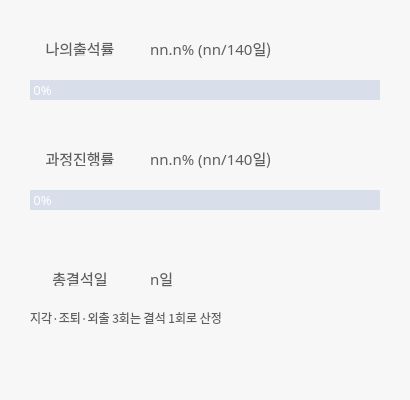
       <widget class="QFrame" name="frame_8">
        <property name="geometry">
         <rect>
          <x>20</x>
          <y>840</y>
          <width>410</width>
          <height>400</height>
         </rect>
        </property>
        <property name="minimumSize">
         <size>
          <width>410</width>
          <height>400</height>
         </size>
        </property>
        <property name="maximumSize">
         <size>
          <width>410</width>
          <height>400</height>
         </size>
        </property>
        <property name="font">
         <font>
          <family>맑은 고딕</family>
         </font>
        </property>
        <property name="styleSheet">
         <string notr="true">background-color: rgb(247, 247, 247);</string>
        </property>
        <widget class="QWidget" name="widget_2" native="true">
         <property name="geometry">
          <rect>
           <x>20</x>
           <y>30</y>
           <width>121</width>
           <height>38</height>
          </rect>
         </property>
         <property name="font">
          <font>
           <family>맑은 고딕</family>
          </font>
         </property>
         <widget class="QLabel" name="label_46">
          <property name="geometry">
           <rect>
            <x>0</x>
            <y>0</y>
            <width>120</width>
            <height>36</height>
           </rect>
          </property>
          <property name="font">
           <font>
            <family>맑은 고딕</family>
           </font>
          </property>
          <property name="text">
           <string/>
          </property>
          <property name="pixmap">
           <pixmap>src/icon06.png</pixmap>
          </property>
          <property name="scaledContents">
           <bool>true</bool>
          </property>
         </widget>
         <widget class="QLabel" name="label_47">
          <property name="geometry">
           <rect>
            <x>10</x>
            <y>10</y>
            <width>100</width>
            <height>16</height>
           </rect>
          </property>
          <property name="font">
           <font>
            <family>맑은 고딕</family>
            <pointsize>11</pointsize>
           </font>
          </property>
          <property name="styleSheet">
           <string notr="true">background-color: rgba(255, 255, 255, 0);
color: rgb(94, 94, 94);</string>
          </property>
          <property name="text">
           <string>나의출석률</string>
          </property>
          <property name="alignment">
           <set>Qt::AlignCenter</set>
          </property>
         </widget>
        </widget>
        <widget class="QLabel" name="label_attendance_rate">
         <property name="geometry">
          <rect>
           <x>150</x>
           <y>30</y>
           <width>200</width>
           <height>36</height>
          </rect>
         </property>
         <property name="font">
          <font>
           <family>맑은 고딕</family>
           <pointsize>11</pointsize>
          </font>
         </property>
         <property name="styleSheet">
          <string notr="true">background-color: rgba(255, 255, 255, 0);
color: rgb(94, 94, 94);</string>
         </property>
         <property name="text">
          <string>nn.n% (nn/140일)</string>
         </property>
         <property name="alignment">
          <set>Qt::AlignLeading|Qt::AlignLeft|Qt::AlignVCenter</set>
         </property>
        </widget>
        <widget class="QWidget" name="widget_9" native="true">
         <property name="geometry">
          <rect>
           <x>20</x>
           <y>140</y>
           <width>121</width>
           <height>38</height>
          </rect>
         </property>
         <property name="font">
          <font>
           <family>맑은 고딕</family>
          </font>
         </property>
         <widget class="QLabel" name="label_51">
          <property name="geometry">
           <rect>
            <x>0</x>
            <y>0</y>
            <width>120</width>
            <height>36</height>
           </rect>
          </property>
          <property name="font">
           <font>
            <family>맑은 고딕</family>
           </font>
          </property>
          <property name="text">
           <string/>
          </property>
          <property name="pixmap">
           <pixmap>src/icon06.png</pixmap>
          </property>
          <property name="scaledContents">
           <bool>true</bool>
          </property>
         </widget>
         <widget class="QLabel" name="label_52">
          <property name="geometry">
           <rect>
            <x>10</x>
            <y>10</y>
            <width>100</width>
            <height>16</height>
           </rect>
          </property>
          <property name="font">
           <font>
            <family>맑은 고딕</family>
            <pointsize>11</pointsize>
           </font>
          </property>
          <property name="styleSheet">
           <string notr="true">background-color: rgba(255, 255, 255, 0);
color: rgb(94, 94, 94);</string>
          </property>
          <property name="text">
           <string>과정진행률</string>
          </property>
          <property name="alignment">
           <set>Qt::AlignCenter</set>
          </property>
         </widget>
        </widget>
        <widget class="QLabel" name="label_process_progress">
         <property name="geometry">
          <rect>
           <x>150</x>
           <y>140</y>
           <width>200</width>
           <height>36</height>
          </rect>
         </property>
         <property name="font">
          <font>
           <family>맑은 고딕</family>
           <pointsize>11</pointsize>
          </font>
         </property>
         <property name="styleSheet">
          <string notr="true">background-color: rgba(255, 255, 255, 0);
color: rgb(94, 94, 94);</string>
         </property>
         <property name="text">
          <string>nn.n% (nn/140일)</string>
         </property>
         <property name="alignment">
          <set>Qt::AlignLeading|Qt::AlignLeft|Qt::AlignVCenter</set>
         </property>
        </widget>
        <widget class="QProgressBar" name="graph_attendance_rate">
         <property name="geometry">
          <rect>
           <x>30</x>
           <y>80</y>
           <width>350</width>
           <height>20</height>
          </rect>
         </property>
         <property name="font">
          <font>
           <family>맑은 고딕</family>
           <pointsize>10</pointsize>
          </font>
         </property>
         <property name="styleSheet">
          <string notr="true">QProgressBar
{
    background-color: rgb(216, 222, 234);
    color:rgb(200,200,200);
    border-style: none;
	text-align: left;
	color: white;
}
QProgressBar::chunk 
{
    border-bottom-right-radius: 10px;
    border-top-right-radius: 10px;
    background-color: rgb(65, 113, 223);
}</string>
         </property>
         <property name="minimum">
          <number>0</number>
         </property>
         <property name="maximum">
          <number>140</number>
         </property>
         <property name="value">
          <number>0</number>
         </property>
         <property name="textVisible">
          <bool>true</bool>
         </property>
         <property name="orientation">
          <enum>Qt::Horizontal</enum>
         </property>
         <property name="invertedAppearance">
          <bool>false</bool>
         </property>
         <property name="textDirection">
          <enum>QProgressBar::TopToBottom</enum>
         </property>
         <property name="format">
          <string> %p%</string>
         </property>
        </widget>
        <widget class="QProgressBar" name="graph_process_progress">
         <property name="geometry">
          <rect>
           <x>30</x>
           <y>190</y>
           <width>350</width>
           <height>20</height>
          </rect>
         </property>
         <property name="font">
          <font>
           <family>맑은 고딕</family>
           <pointsize>10</pointsize>
           <weight>50</weight>
           <italic>false</italic>
           <bold>false</bold>
          </font>
         </property>
         <property name="styleSheet">
          <string notr="true">QProgressBar
{
    background-color: rgb(216, 222, 234);
    color:rgb(200,200,200);
    border-style: none;
	text-align: left;
	color: white;
}
QProgressBar::chunk 
{
    border-bottom-right-radius: 10px;
    border-top-right-radius: 10px;
    background-color: rgb(65, 113, 223);
}</string>
         </property>
         <property name="minimum">
          <number>0</number>
         </property>
         <property name="maximum">
          <number>140</number>
         </property>
         <property name="value">
          <number>0</number>
         </property>
         <property name="textVisible">
          <bool>true</bool>
         </property>
         <property name="orientation">
          <enum>Qt::Horizontal</enum>
         </property>
         <property name="invertedAppearance">
          <bool>false</bool>
         </property>
         <property name="textDirection">
          <enum>QProgressBar::TopToBottom</enum>
         </property>
         <property name="format">
          <string> %p%</string>
         </property>
        </widget>
        <widget class="QLabel" name="label_total_absence">
         <property name="geometry">
          <rect>
           <x>150</x>
           <y>260</y>
           <width>200</width>
           <height>36</height>
          </rect>
         </property>
         <property name="font">
          <font>
           <family>맑은 고딕</family>
           <pointsize>11</pointsize>
          </font>
         </property>
         <property name="styleSheet">
          <string notr="true">background-color: rgba(255, 255, 255, 0);
color: rgb(94, 94, 94);</string>
         </property>
         <property name="text">
          <string>n일</string>
         </property>
         <property name="alignment">
          <set>Qt::AlignLeading|Qt::AlignLeft|Qt::AlignVCenter</set>
         </property>
        </widget>
        <widget class="QWidget" name="widget_10" native="true">
         <property name="geometry">
          <rect>
           <x>20</x>
           <y>260</y>
           <width>121</width>
           <height>38</height>
          </rect>
         </property>
         <property name="font">
          <font>
           <family>맑은 고딕</family>
          </font>
         </property>
         <widget class="QLabel" name="label_53">
          <property name="geometry">
           <rect>
            <x>0</x>
            <y>0</y>
            <width>120</width>
            <height>36</height>
           </rect>
          </property>
          <property name="font">
           <font>
            <family>맑은 고딕</family>
           </font>
          </property>
          <property name="text">
           <string/>
          </property>
          <property name="pixmap">
           <pixmap>src/icon06.png</pixmap>
          </property>
          <property name="scaledContents">
           <bool>true</bool>
          </property>
         </widget>
         <widget class="QLabel" name="label_54">
          <property name="geometry">
           <rect>
            <x>10</x>
            <y>10</y>
            <width>100</width>
            <height>16</height>
           </rect>
          </property>
          <property name="font">
           <font>
            <family>맑은 고딕</family>
            <pointsize>11</pointsize>
           </font>
          </property>
          <property name="styleSheet">
           <string notr="true">background-color: rgba(255, 255, 255, 0);
color: rgb(94, 94, 94);</string>
          </property>
          <property name="text">
           <string>총결석일</string>
          </property>
          <property name="alignment">
           <set>Qt::AlignCenter</set>
          </property>
         </widget>
        </widget>
        <widget class="QLabel" name="label_66">
         <property name="geometry">
          <rect>
           <x>30</x>
           <y>300</y>
           <width>350</width>
           <height>36</height>
          </rect>
         </property>
         <property name="font">
          <font>
           <family>맑은 고딕</family>
           <pointsize>9</pointsize>
          </font>
         </property>
         <property name="styleSheet">
          <string notr="true">background-color: rgba(255, 255, 255, 0);
color: rgb(94, 94, 94);</string>
         </property>
         <property name="text">
          <string>지각·조퇴·외출 3회는 결석 1회로 산정</string>
         </property>
         <property name="alignment">
          <set>Qt::AlignLeading|Qt::AlignLeft|Qt::AlignVCenter</set>
         </property>
        </widget>
       </widget>
